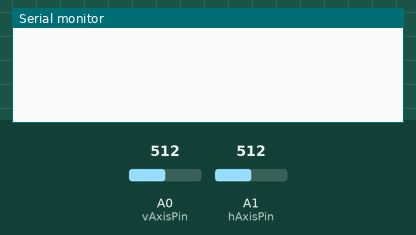
Simulated run of this sketch. Board: Arduino Uno, built with avr-gcc and run on an emulated ATmega328P. Shown: the last lines printed to the serial monitor. Inputs (shaded band) come from the test bench; at power-on: A0 (vAxisPin) = 512, A1 (hAxisPin) = 512. No radio packets arrive unless stated.

Above: at 1.2 s.
1.3 s: A0 (vAxisPin) set to 560
At 2.1 s:
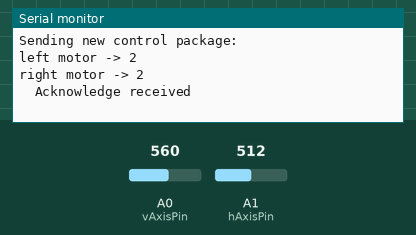
2.8 s: A0 (vAxisPin) set to 540
At 3.2 s:
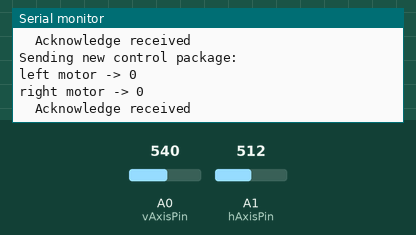
4.3 s: A1 (hAxisPin) set to 560
At 5.5 s:
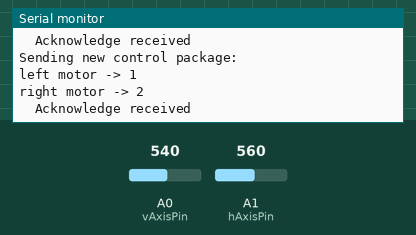
5.8 s: A1 (hAxisPin) set to 440
At 6.7 s:
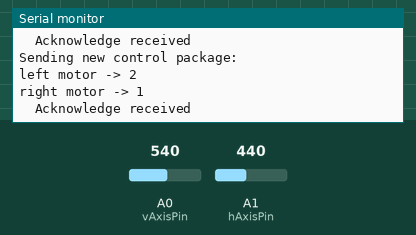
Timing chart, 0 to 8.3 s (numbered marks = the images above; inputs shaded):
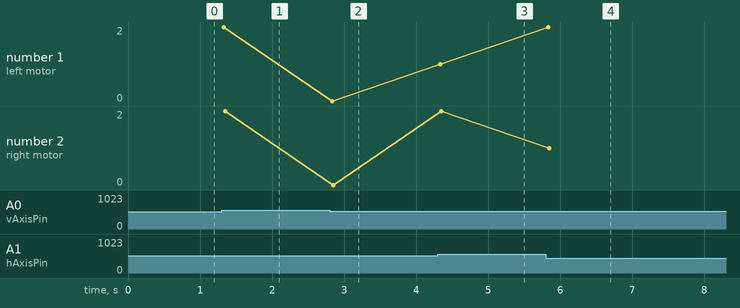

The sketch:

TX.ino
```cpp
#include <SPI.h>
#include "nRF24L01.h"
#include "RF24.h"

#define vAxisPin A0
#define hAxisPin A1

RF24 radio(9, 10);

byte address[][6] = {"1Node", "2Node", "3Node", "4Node", "5Node", "6Node"};

byte counter;

struct ControlPackage {
  byte leftMotor = 0;
  byte rightMotor = 0;
};

ControlPackage package;

void setup() {
  Serial.begin(9600);

  pinMode(vAxisPin, INPUT);
  pinMode(hAxisPin, INPUT);

  radio.begin();
  radio.setAutoAck(1);
  radio.setRetries(0, 15);
  radio.enableAckPayload();
  radio.setPayloadSize(2);

  radio.openWritingPipe(address[0]);
  radio.setChannel(0x60);

  radio.setPALevel (RF24_PA_MAX);
  radio.setDataRate (RF24_250KBPS);

  radio.powerUp();
  radio.stopListening();
}
void loop() {
  //               v axis
  //      (v, h)     |
  //      (1, 1)     |     (1, -1)
  //                 |
  //                 |
  // h axis -------------------------
  //                 |
  //                 |
  //      (-1, 1)    |     (-1, -1)
  //                 |
  int vAxisValue = normalizeJoystickValue(analogRead(vAxisPin));
  int hAxisValue = normalizeJoystickValue(analogRead(hAxisPin));
  byte leftMotorControl = 0;
  byte rightMotorControl = 0;
  if(vAxisValue == 1) {
    leftMotorControl = 1;
    rightMotorControl = 1;
  } else if (vAxisValue == -1) {
    leftMotorControl = 2;
    rightMotorControl = 2;
  } else if (hAxisValue == 1) {
    leftMotorControl = 2;
    rightMotorControl = 1;
  } else if (hAxisValue == -1) {
    leftMotorControl = 1;
    rightMotorControl = 2;
  }
  if (package.leftMotor != leftMotorControl || package.rightMotor != rightMotorControl) {
    Serial.println("Sending new control package:");
    Serial.print("left motor -> ");
    Serial.println(leftMotorControl);
    Serial.print("right motor -> ");
    Serial.println(rightMotorControl);
    package.leftMotor = leftMotorControl;
    package.rightMotor = rightMotorControl;
    bool sentResult = radio.write(&package, sizeof(ControlPackage));
    if (sentResult) {
        Serial.println("  Acknowledge received");
    }
    else {
        Serial.println("  Tx failed");
    }
  }
}

int normalizeJoystickValue(int rawValue) {
  if(rawValue >= 450 && rawValue <= 550) {
    return 0;
  }
  if(rawValue < 450) {
    return 1;
  }
  if(rawValue > 550) {
    return -1;
  }
}
```

Measured:
- after the input at 1.3 s, the serial monitor: prints a new line at once (image 1)
- after the input at 2.8 s, the serial monitor: prints a new line at once (image 2)
- after the input at 4.3 s, the serial monitor: prints a new line at once (image 3)
- after the input at 5.8 s, the serial monitor: prints a new line at once (image 4)
- plotted number 1: 2 → 0 after the input at 2.8 s, 0 → 1 after the input at 4.3 s
- plotted number 2: 2 → 0 after the input at 2.8 s
